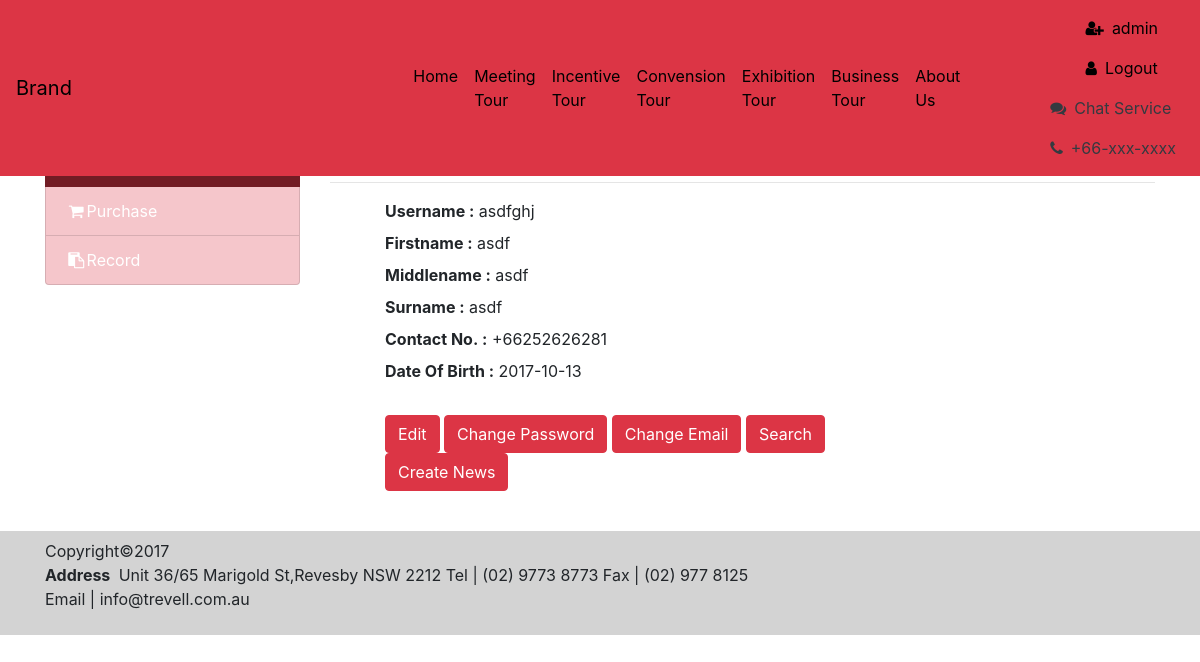
/old/Chinese_Tour/profile.php (signed in), run on the app's committed database.
### tables this page shows
CREATE TABLE `member` (
  `id` int(11) NOT NULL,
  `username` varchar(50) NOT NULL,
  `password` varchar(60) NOT NULL,
  `first_name` varchar(50) NOT NULL,
  `middle_name` varchar(50) NOT NULL,
  `last_name` varchar(50) NOT NULL,
  `dob` date NOT NULL,
  `country_code` int(11) NOT NULL,
  `phone` varchar(15) NOT NULL,
  `email` varchar(50) NOT NULL,
  `address` varchar(100) NOT NULL,
  `city` varchar(50) NOT NULL,
  `province` varchar(50) NOT NULL,
  `zipcode` varchar(6) NOT NULL,
  `occupation` int(11) NOT NULL,
  `salary` int(11) NOT NULL,
  `active` int(11) NOT NULL DEFAULT '0',
  `hash` varchar(60) NOT NULL
);

### old/Chinese_Tour/php_profile_func.php (called while the page is built, shortened)
<?php
include "db_config.php";
if(isset($_SESSION['login_id'])){
$id = $_SESSION['login_id'];
$sql_db =  "SELECT * FROM `member` WHERE id=$id" ;
$result2 = mysqli_query($conn,$sql_db);
$data = mysqli_fetch_array($result2);
$username_db = $data['username'];
$firstname_db = $data['first_name'];
$middlename_db = $data['middle_name'];
$lastname_db = $data['last_name'];
$phone_db = $data['phone'];
$date_of_birth = $data['dob'];
$countrycode = $data['country_code'];
}
?>

### old/Chinese_Tour/Profile.php (the view, shortened to what this page needs)
<?php
include 'module/session.php';
include 'php_profile_func.php';
?>
<!DOCTYPE html>
<html lang="en">
<head>
    <link rel="stylesheet" href="https://maxcdn.bootstrapcdn.com/font-awesome/4.6.1/css/font-awesome.min.css">
    <link href="vendor/bootstrap/css/bootstrap.min.css" rel="stylesheet">
    <link href="css/modern-business.css" rel="stylesheet">
</head>
<body>
  <?php
    include 'component/header.php';
    ?>
  <br><br>
  <div class="container">
    <div class="row">
      <div class="col-lg-3 mb-4">
        <div class="list-group admin-menu">
          <a href="Profile.php" class="list-group-item list-group-item-danger active text-white"><i class="fa fa-user fa-fw"></i>Profile</a>
          <a href="Purchase.php" class="list-group-item list-group-item-danger text-white"><i class="fa fa-shopping-cart fa-fw"></i>Purchase</a>
          <a href="Record.php" class="list-group-item list-group-item-danger text-white"><i class="fa fa-clipboard fa-fw"></i>Record</a>
        </div>
      </div>
      <div class="col-lg-9 mb-4">
        <h3 class="entry-title"><span><br>Account Information</span> </h3>
        <hr>
        <div class="col-sm-9">
          <ul style="list-style-type:none">
            <li>
              <label class="control-label"><b>Username&nbsp;:</b>&nbsp;<?php echo $username_db ?></label>
            </li>
            <li>
              <label class="control-label"><b>Firstname&nbsp;:</b>&nbsp;<?php echo $firstname_db ?></label>
            </li>
            <li>
              <label class="control-label"><b>Middlename&nbsp;:</b>&nbsp;<?php echo $middlename_db ?></label>
            </li>
            <li>
                <label class="control-label"><b>Surname&nbsp;:</b>&nbsp;<?php echo $lastname_db ?></label>
            </li>
            <li>
              <label class="control-label"><b>Contact No.&nbsp;:</b>&nbsp;<?php echo "+".$countrycode.$phone_db ?></label>
            </li>
            <li>
              <label class="control-label"><b>Date Of Birth&nbsp;:</b>&nbsp;<?php echo $date_of_birth ?></label>
            </li>
            <li>
              <br>
              <input name="Submit" type="submit" value="Edit" onclick="window.location.href='EditInfo.php'" class="btn btn-danger">
              <input name="changePassword" type="submit" value="Change Password" onclick="window.location.href='ChangePassword.php'" class="btn btn-danger">
              <input name="changeEmail" type="submit" value="Change Email" onclick="window.location.href='changeEmail.php'" class="btn btn-danger">
              <input name="search" type="submit" value="Search" onclick="window.location.href='php_search_tour.php'" class="btn btn-danger">
              <input name="createNews" type="submit" value="Create News" onclick="window.location.href='CreateNews.php'" class="btn btn-danger">
            </li>
          </ul>
        </div>
  </div>
</div>
</div>
    <?php
    include 'component/footer.php';
    ?>
</body>
</html>

### old/Chinese_Tour/css/modern-business.css (style rules this page uses)
body { padding-top: 54px; }
@media (min-width: 992px) { body { padding-top: 56px; } }
a { color: #000 !important; }
html,body { height:100%; }
.carousel,.item,.active { height:100%; }

### data on the page
member: username "asdfghj", first_name "asdf", middle_name "asdf", last_name "asdf", country_code "66", phone "252626281", dob "2017-10-13"

### other printed values
$GLOBALS['firstname'] "admin"
